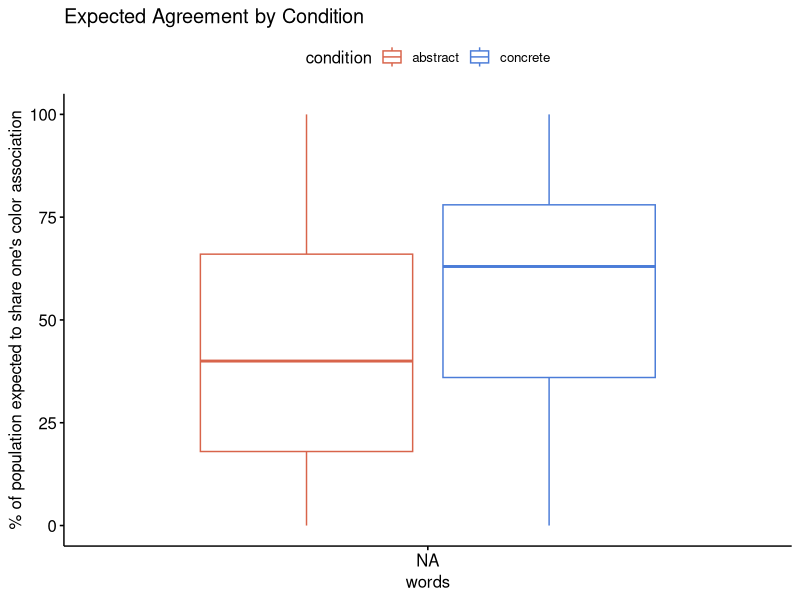
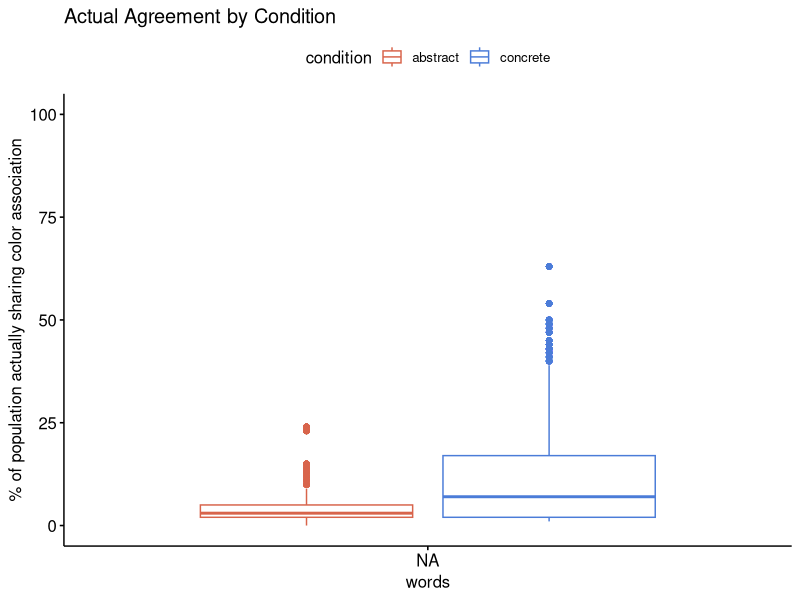
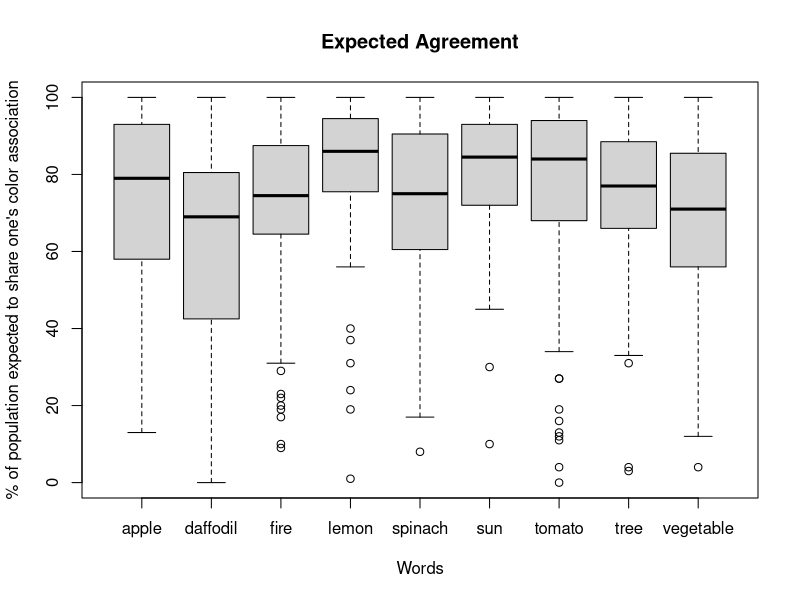
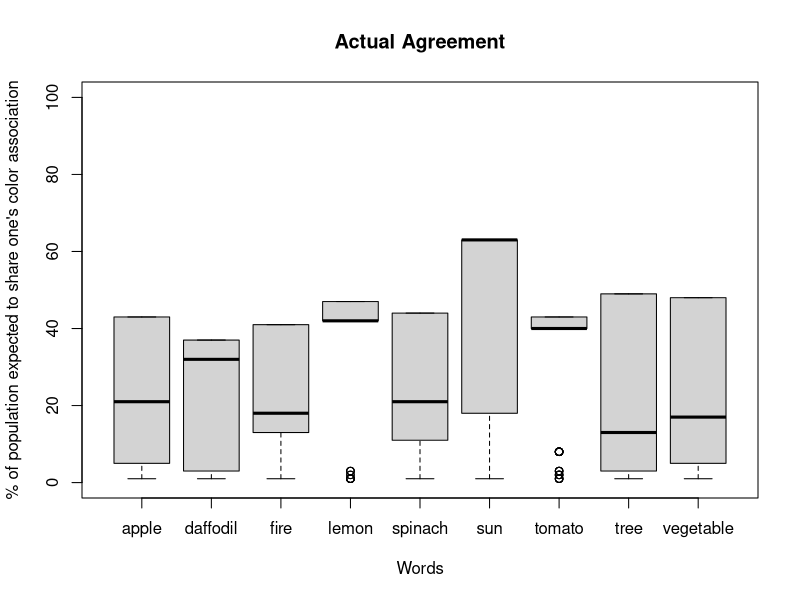

R code for these plots, in order:
## ---- chunk 1
library(tidyverse)
library(knitr)
library(scales)
library(xtable)
library(broom)
## ---- chunk 2
dExpectation = read_csv('./expectation/expectations-by-condition.csv') 

library("ggpubr")
ggboxplot(dExpectation, y = "sliderResponse", main= "Expected Agreement by Condition",
          color = "condition", palette = c("#D8644B", "#4B7CD8"),
          order = c("concrete", "abstract"), ylim = c(0, 100),
          ylab = "% of population expected to share one's color association", xlab="words")
## ---- chunk 3
dTruth = read_csv('./expectation/ground-truth-by-condition.csv') 

ggboxplot(dTruth, y = "groundTruth", main= "Actual Agreement by Condition",
          color = "condition", palette = c("#D8644B", "#4B7CD8"),
          order = c("concrete", "abstract"), ylim = c(0, 100),
          ylab = "% of population actually sharing color association", xlab="words")
## ---- chunk 4
selectedWords <- filter(dExpectation, word %in% c("lemon", "sun", "tomato", "fire", "apple", "spinach", "vegetable", "tree", "daffodil"))

boxplot(sliderResponse~word, data=selectedWords, main="Expected Agreement",
   xlab="Words", ylab="% of population expected to share one's color association", ylim = c(0, 100))
## ---- chunk 5
selectedWords <- filter(dTruth, word %in% c("lemon", "sun", "tomato", "fire", "apple", "spinach", "vegetable", "tree", "daffodil"))

boxplot(groundTruth~word, data=selectedWords, main="Actual Agreement",
   xlab="Words", ylab="% of population expected to share one's color association", ylim = c(0, 100))
